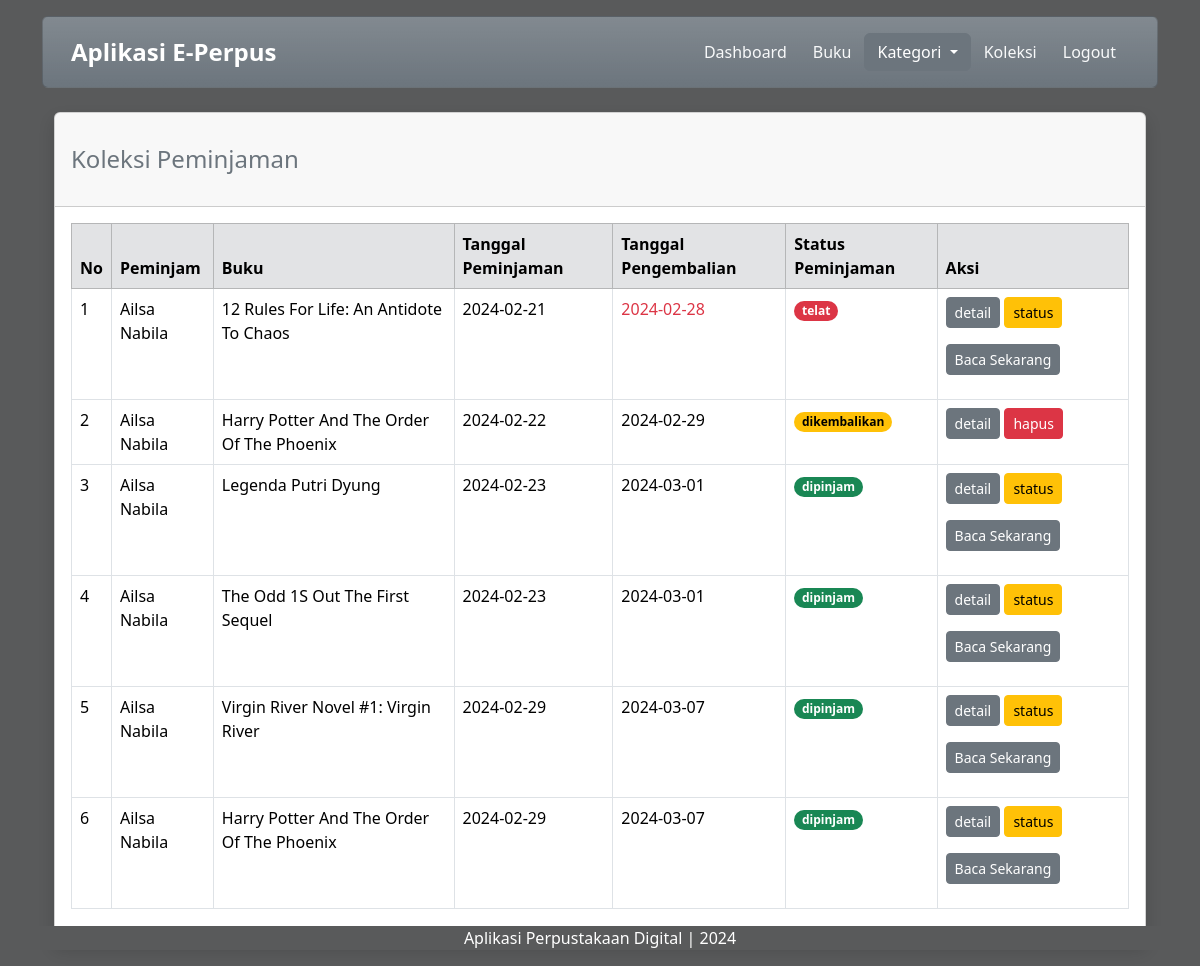
The page /peminjam/koleksi.php (signed in) on the database its author committed.
### tables this page shows
CREATE TABLE `peminjaman` (
  `id_peminjaman` int(11) NOT NULL,
  `id_user` int(11) NOT NULL,
  `id_buku` int(11) NOT NULL,
  `tanggal_peminjaman` date NOT NULL,
  `tanggal_pengembalian` date NOT NULL,
  `status_peminjaman` varchar(50) NOT NULL
);

CREATE TABLE `user` (
  `id_user` int(11) NOT NULL,
  `username` varchar(255) NOT NULL,
  `password` varchar(255) NOT NULL,
  `email` varchar(255) NOT NULL,
  `nama_lengkap` varchar(255) NOT NULL,
  `alamat` text NOT NULL,
  `level` enum('admin','petugas','peminjam') NOT NULL
);

CREATE TABLE `buku` (
  `id_buku` int(11) NOT NULL,
  `id_kategori` int(11) NOT NULL,
  `judul` varchar(255) NOT NULL,
  `image` varchar(255) DEFAULT 'default.jpeg',
  `penulis` varchar(255) NOT NULL,
  `penerbit` varchar(255) NOT NULL,
  `tahun_terbit` int(11) NOT NULL,
  `deskripsi` text NOT NULL
);

### peminjam/koleksi.php (the view, shortened to what this page needs)
<!DOCTYPE html>
<html lang="en">
<head>
  <link href="https://cdn.jsdelivr.net/npm/bootstrap@5.3.2/dist/css/bootstrap.min.css" rel="stylesheet">
  <link rel="stylesheet" href="https://cdn.jsdelivr.net/npm/bootstrap-icons@1.11.3/font/bootstrap-icons.min.css">
  <link rel="stylesheet" href="bootstrap/css/bootstrap.min.css">
</head>
<body class="hold-transition login-page" style="background-color: #595A5B;">
  <body>
    <div class="container">
      <div class="content mt-3">
        <div class="card bg-secondary bg-gradient">
          <div class="card-body">
            <div class="dropdown">
              <div class="container-fluid">
                <div class="d-flex justify-content-end align-items-center">
                  <a class="navbar-brand text-white me-auto" style="font-size: 1.5em;"><strong>Aplikasi E-Perpus</strong></a>
                  <a href="index.php" class="btn text-light">Dashboard</a>
                  <a href="buku.php" class="btn text-light">Buku</a>
                  <button class="btn btn-secondary dropdown-toggle" type="button" data-bs-toggle="dropdown" aria-expanded="false">
                    Kategori
                  </button>
                  <a href="koleksi.php" class="btn text-light">Koleksi</a>
                  <a href="../logout.php" class="btn text-light">Logout</a>
                </div>
              </div>
            </div>
          </div>
        </div>
        <div class="container-fluid">
          <br>
          <div class="card shadow mb-4">
            <div class="card-header py-3">
              <h4 class="m-0 font-weight-bold text-secondary my-3">Koleksi Peminjaman</h4>
            </div>
            <div class="card-body">
              <div class="table-responsive">
                <table class="table table-bordered" id="dataTable" width="100%" cellspacing="0">
                  <thead class="table table-secondary">
                    <tr>
                      <th>No</th>
                      <th>Peminjam</th>
                      <th>Buku</th>
                      <th>Tanggal Peminjaman</th>
                      <th>Tanggal Pengembalian</th>
                      <th>Status Peminjaman</th>
                      <th>Aksi</th>
                    </tr>
                  </thead>
                  <tbody>
                    <?php
                    include('../koneksi.php');
                    $no = 1;
                    $id_user = $_SESSION['id_user'];
                    $query = mysqli_query($koneksi, "SELECT * FROM peminjaman, buku, user
                                 WHERE peminjaman.id_user = user.id_user
                                 AND peminjaman.id_buku = buku.id_buku
                                 AND peminjaman.id_user = $id_user
                                 ORDER BY tanggal_peminjaman ASC");
                    while ($row = mysqli_fetch_array($query)) {
                      if ($row['status_peminjaman'] == 'dipinjam') {
                        $color = "text-bg-success";
                      } elseif ($row['status_peminjaman'] == 'dikembalikan') {
                        $color = "text-bg-warning";
                      } elseif ($row['status_peminjaman'] == 'telat') {
                        $color = "text-bg-danger";
                      }
                      $tanggal_pengembalian = strtotime($row['tanggal_pengembalian']);
                      $tanggal_sekarang = strtotime(date('Y-m-d'));
                      if ($tanggal_pengembalian < $tanggal_sekarang && $row['status_peminjaman'] != 'dikembalikan') {
                        $row['status_peminjaman'] = 'telat';
                        $color = "text-bg-danger";
                      }
                    ?>
                      <tr>
                        <td><?php echo $no++; ?></td>
                        <td><?php echo $row['nama_lengkap']; ?></td>
                        <td><?php echo $row['judul']; ?></td>
                        <td><?php echo $row['tanggal_peminjaman']; ?></td>
                        <?php if ($row['status_peminjaman'] == 'telat') { ?>
                          <td class="text text-danger"><?php echo $row['tanggal_pengembalian']; ?></td>
                        <?php } else { ?>
                          <td><?php echo $row['tanggal_pengembalian']; ?></td>
                        <?php } ?>
                        <td><span class="badge rounded-pill <?= $color; ?>"><?php echo $row['status_peminjaman']; ?></span></td>
                        <td>
                          <a href="" data-bs-toggle="modal" data-bs-target="#modalDetailGenerate<?php echo $row['id_peminjaman']; ?>" class="btn btn-sm btn-secondary">detail</a>
                          <?php
                          if ($row['status_peminjaman'] != 'dikembalikan') {
                          ?>
                            <a href="" class="btn btn-sm btn-warning" data-bs-toggle="modal" data-bs-target="#updateStatus<?= $row['id_peminjaman']; ?>">status</a>
                          <?php
                          } elseif ($row['status_peminjaman'] == 'dikembalikan') {
                          ?>
                            <a href="proses/hapus_koleksi.php?id_peminjaman=<?php echo $row['id_peminjaman']; ?>" onclick="return confirm('yakin untuk dihapus?');" class="btn btn-sm btn-danger">hapus</a>
                          <?php
                          }
                          ?>
                          <?php
                          if ($row['status_peminjaman'] != 'dikembalikan') {
                          ?>
                            <a href="baca_sekarang.php?id_buku=<?php echo $row['id_buku']; ?>" class="btn btn-sm btn-secondary my-3">Baca Sekarang</a>
                          <?php
                          }
                          ?>
                        </td>
                      </tr>
                    <?php  } ?>
                  </tbody>
                </table>
              </div>
            </div>
          </div>
        </div>
        <div class="content mt-3 fixed-bottom">
          <p class="text-center text-white" style="background-color: #595A5B;"> Aplikasi Perpustakaan Digital | 2024 </p>
        </div>
  </body>
</html>

### rows shown on the page
peminjaman: id_user.nama_lengkap "Ailsa Nabila", id_buku.judul "12 Rules For Life: An Antidote To Chaos", tanggal_peminjaman "2024-02-21", tanggal_pengembalian "2024-02-28", status_peminjaman "telat"
peminjaman: id_user.nama_lengkap "Ailsa Nabila", id_buku.judul "Harry Potter And The Order Of The Phoenix", tanggal_peminjaman "2024-02-22", tanggal_pengembalian "2024-02-29", status_peminjaman "dikembalikan"
peminjaman: id_user.nama_lengkap "Ailsa Nabila", id_buku.judul "Legenda Putri Dyung", tanggal_peminjaman "2024-02-23", tanggal_pengembalian "2024-03-01", status_peminjaman "dipinjam"
peminjaman: id_user.nama_lengkap "Ailsa Nabila", id_buku.judul "The Odd 1S Out The First Sequel", tanggal_peminjaman "2024-02-23", tanggal_pengembalian "2024-03-01", status_peminjaman "dipinjam"
peminjaman: id_user.nama_lengkap "Ailsa Nabila", id_buku.judul "Virgin River Novel #1: Virgin River", tanggal_peminjaman "2024-02-29", tanggal_pengembalian "2024-03-07", status_peminjaman "dipinjam"
peminjaman: id_user.nama_lengkap "Ailsa Nabila", id_buku.judul "Harry Potter And The Order Of The Phoenix", tanggal_peminjaman "2024-02-29", tanggal_pengembalian "2024-03-07", status_peminjaman "dipinjam"
